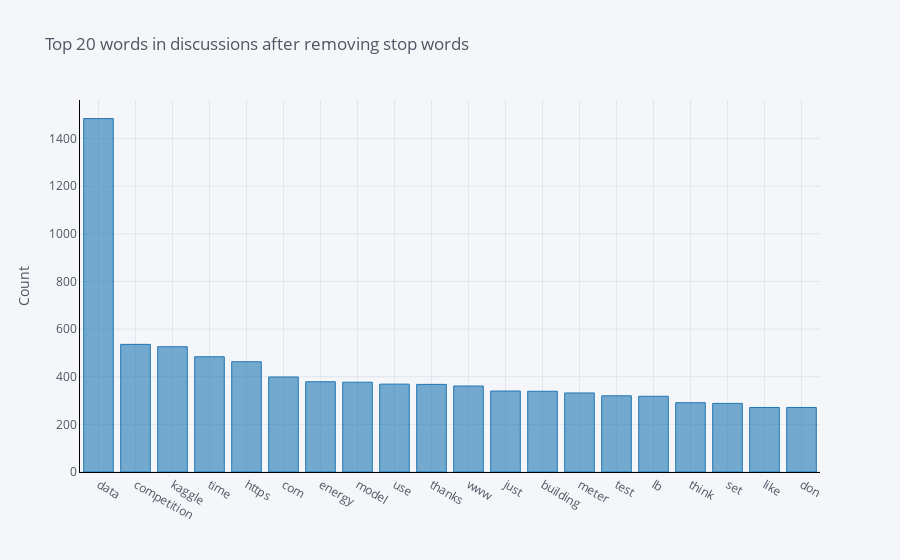

The cell this chart's notebook holds for it:
### Code cell
# Inspect top unigrams (after removing stop words)
# Based from work of Susan Li (https://towardsdatascience.com/a-complete-exploratory-data-analysis-and-
# visualization-for-text-data-29fb1b96fb6a).
def get_top_n_words(corpus, n=None):
    vec = CountVectorizer(stop_words='english').fit(corpus)
    bag_of_words = vec.transform(corpus)
    sum_words = bag_of_words.sum(axis=0) 
    words_freq = [(word, sum_words[0, idx]) for word, idx in vec.vocabulary_.items()]
    words_freq =sorted(words_freq, key = lambda x: x[1], reverse=True)
    return words_freq[:n]

common_words = get_top_n_words(combined_df['content'], 20)

df1 = pd.DataFrame(common_words, columns = ['content' , 'count'])

df1.groupby('content').sum()['count'].sort_values(ascending=False).iplot(
    kind='bar', yTitle='Count', linecolor='black', title='Top 20 words in discussions after removing stop words')

### Figure 1 — Plotly figure (JSON) as saved in the notebook; plotly's stock layout.template omitted (floating-point values rounded to 4 significant figures)
{"data": [{"marker": {"color": "rgba(31, 119, 180, 0.6)", "line": {"color": "rgba(31, 119, 180, 1.0)", "width": 1}}, "name": "count", "orientation": "v", "text": "", "type": "bar", "x": ["data", "competition", "kaggle", "time", "https", "com", "energy", "model", "use", "thanks", "www", "just", "building", "meter", "test", "lb", "think", "set", "like", "don"], "y": [1484, 536, 526, 484, 463, 399, 379, 377, 369, 368, 361, 340, 339, 332, 320, 318, 291, 288, 271, 271]}], "layout": {"legend": {"bgcolor": "#F5F6F9", "font": {"color": "#4D5663"}}, "paper_bgcolor": "#F5F6F9", "plot_bgcolor": "#F5F6F9", "title": {"font": {"color": "#4D5663"}, "text": "Top 20 words in discussions after removing stop words"}, "xaxis": {"gridcolor": "#E1E5ED", "linecolor": "black", "showgrid": true, "tickfont": {"color": "#4D5663"}, "title": {"font": {"color": "#4D5663"}, "text": ""}, "zerolinecolor": "#E1E5ED"}, "yaxis": {"gridcolor": "#E1E5ED", "linecolor": "black", "showgrid": true, "tickfont": {"color": "#4D5663"}, "title": {"font": {"color": "#4D5663"}, "text": "Count"}, "zerolinecolor": "#E1E5ED"}}}
